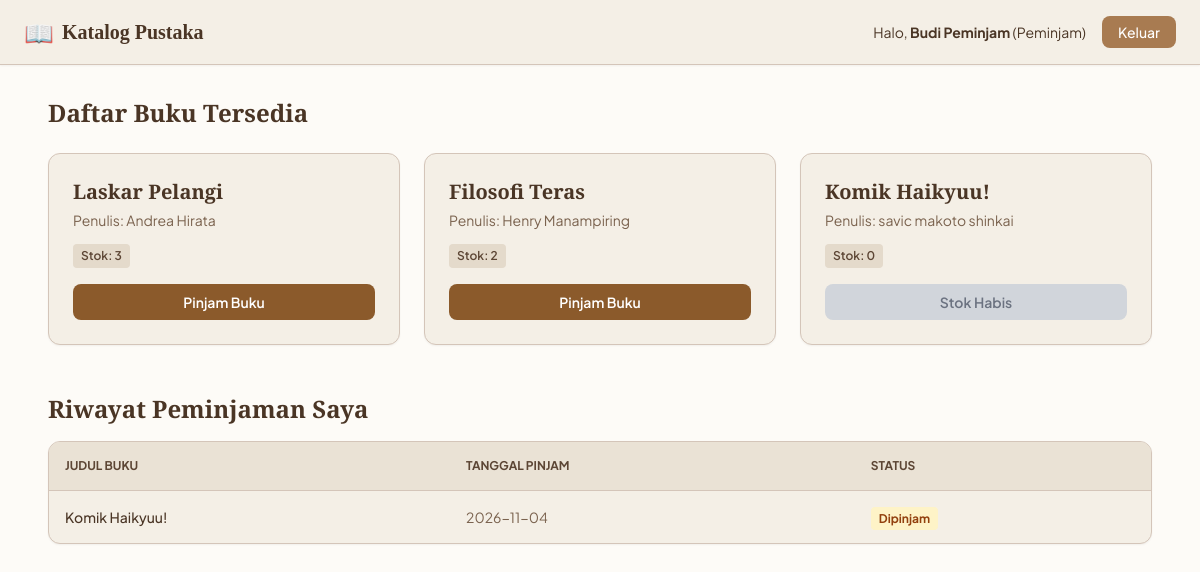
The app's page /katalog (signed in) with its own data.
### tables this page shows
CREATE TABLE books (
            id INTEGER PRIMARY KEY AUTOINCREMENT,
            judul TEXT,
            penulis TEXT,
            stok INTEGER
        );

CREATE TABLE loans (
            id INTEGER PRIMARY KEY AUTOINCREMENT,
            user_id INTEGER,
            book_id INTEGER,
            tanggal_pinjam DATE DEFAULT CURRENT_DATE,
            status TEXT DEFAULT 'dipinjam' -- "dipinjam" atau "dikembalikan"
        );

### app.py (the view)
@app.route("/katalog")
def katalog_buku():
    if "user_id" not in session or session["role"] != "peminjam":
        return redirect(url_for("login"))
    db = get_db()
    books = db.execute("SELECT * FROM books").fetchall()
    loans = db.execute("""
        SELECT loans.id, books.judul, loans.tanggal_pinjam, loans.status
        FROM loans
        JOIN books ON loans.book_id = books.id
        WHERE loans.user_id = ?
    """, (session["user_id"],)).fetchall()
    db.close()
    return render_template("catalog.html", books=books, loans=loans, nama=session["nama"])

### db.py (called while the page is built)
def get_db():
    conn = sqlite3.connect("perpustakaan.db")
    conn.row_factory = sqlite3.Row
    return conn

### templates/catalog.html (shortened to what this page needs)
<!DOCTYPE html>
<html lang="id">
<head>
    <script src="https://cdn.tailwindcss.com"></script>
</head>
<body class="min-h-screen">
    <nav class="bg-[#F4EFE6] border-b border-[#D4C5B9] px-6 py-4 flex justify-between items-center shadow-sm">
        <div class="flex items-center space-x-2">
            <span class="text-2xl">📖</span>
            <span class="text-xl font-bold font-serif">Katalog Pustaka</span>
        </div>
        <div class="flex items-center space-x-4">
            <span class="text-sm">Halo, <strong>{{ nama }}</strong> (Peminjam)</span>
            <a href="/logout" class="px-4 py-1.5 bg-[#A87B51] hover:bg-[#8B5A2B] text-white text-sm font-medium rounded-lg transition">Keluar</a>
        </div>
    </nav>
    <main class="max-w-6xl mx-auto px-6 py-8">
        <section class="mb-12">
            <h2 class="text-2xl font-bold mb-6 text-[#4A3525]">Daftar Buku Tersedia</h2>
            <div class="grid grid-cols-1 md:grid-cols-3 gap-6">
                {% for book in books %}
                <div class="bg-[#F4EFE6] border border-[#D4C5B9] rounded-xl p-6 flex flex-col justify-between shadow-sm">
                    <div>
                        <h3 class="text-xl font-bold mb-1 text-[#4A3525]">{{ book.judul }}</h3>
                        <p class="text-sm text-[#7A624E] mb-3">Penulis: {{ book.penulis }}</p>
                        <p class="text-xs font-semibold px-2 py-1 bg-[#E4DACB] inline-block rounded text-[#5C4534] mb-4">
                            Stok: {{ book.stok }}
                        </p>
                    </div>
                    <div>
                        {% if book.stok > 0 %}
                            <a href="/pinjam/{{ book.id }}" class="block text-center w-full py-2 bg-[#8B5A2B] hover:bg-[#6E4621] text-white text-sm font-semibold rounded-lg transition">
                                Pinjam Buku
                            </a>
                        {% else %}
                            <button disabled class="w-full py-2 bg-gray-300 text-gray-500 text-sm font-semibold rounded-lg cursor-not-allowed">
                                Stok Habis
                            </button>
                        {% endif %}
                    </div>
                </div>
                {% endfor %}
            </div>
        </section>
        <section>
            <h2 class="text-2xl font-bold mb-4 text-[#4A3525]">Riwayat Peminjaman Saya</h2>
            <div class="bg-[#F4EFE6] border border-[#D4C5B9] rounded-xl overflow-hidden shadow-sm">
                <table class="w-full text-left border-collapse">
                    <thead>
                        <tr class="bg-[#EAE2D5] border-b border-[#D4C5B9] text-xs font-bold text-[#5C4534] uppercase">
                            <th class="p-4">Judul Buku</th>
                            <th class="p-4">Tanggal Pinjam</th>
                            <th class="p-4">Status</th>
                        </tr>
                    </thead>
                    <tbody class="divide-y divide-[#D4C5B9] text-sm">
                        {% for loan in loans %}
                        <tr>
                            <td class="p-4 font-medium">{{ loan.judul }}</td>
                            <td class="p-4 text-[#7A624E]">{{ loan.tanggal_pinjam }}</td>
                            <td class="p-4">
                                {% if loan.status == 'dipinjam' %}
                                    <span class="px-2 py-1 bg-amber-100 text-amber-800 text-xs font-bold rounded">Dipinjam</span>
                                {% else %}
                                    <span class="px-2 py-1 bg-emerald-100 text-emerald-800 text-xs font-bold rounded">Dikembalikan</span>
                                {% endif %}
                            </td>
                        </tr>
                        {% else %}
                        <tr>
                            <td colspan="3" class="p-6 text-center text-[#7A624E]">Belum ada riwayat peminjaman buku.</td>
                        </tr>
                        {% endfor %}
                    </tbody>
                </table>
            </div>
        </section>
    </main>
</body>
</html>

### templates/catalog.html (style rules this page uses)
body { font-family: 'Plus Jakarta Sans', sans-serif; background-color: #FDFBF7; color: #4A3525; }
h1, h2, h3 { font-family: 'Playfair Display', serif; }

### records on screen
books: judul "Laskar Pelangi", penulis "Andrea Hirata", stok "3"
books: judul "Filosofi Teras", penulis "Henry Manampiring", stok "2"
books: judul "Komik Haikyuu!", penulis "savic makoto shinkai", stok "0", shows "Stok Habis"
loans: judul "Komik Haikyuu!", tanggal_pinjam "2026-11-04", status "Dipinjam"

### other values on screen
{{ nama }} "Budi Peminjam"
